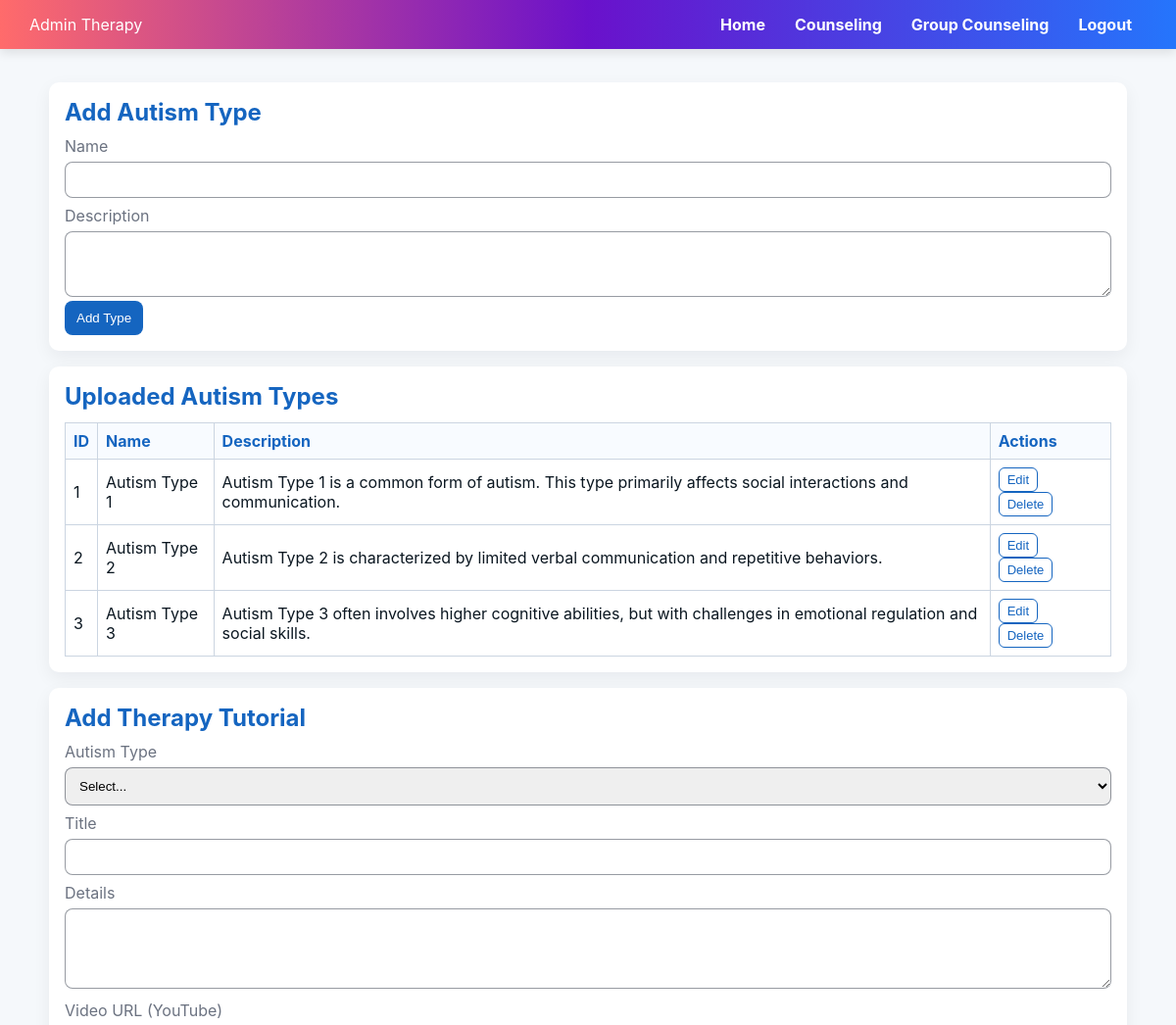
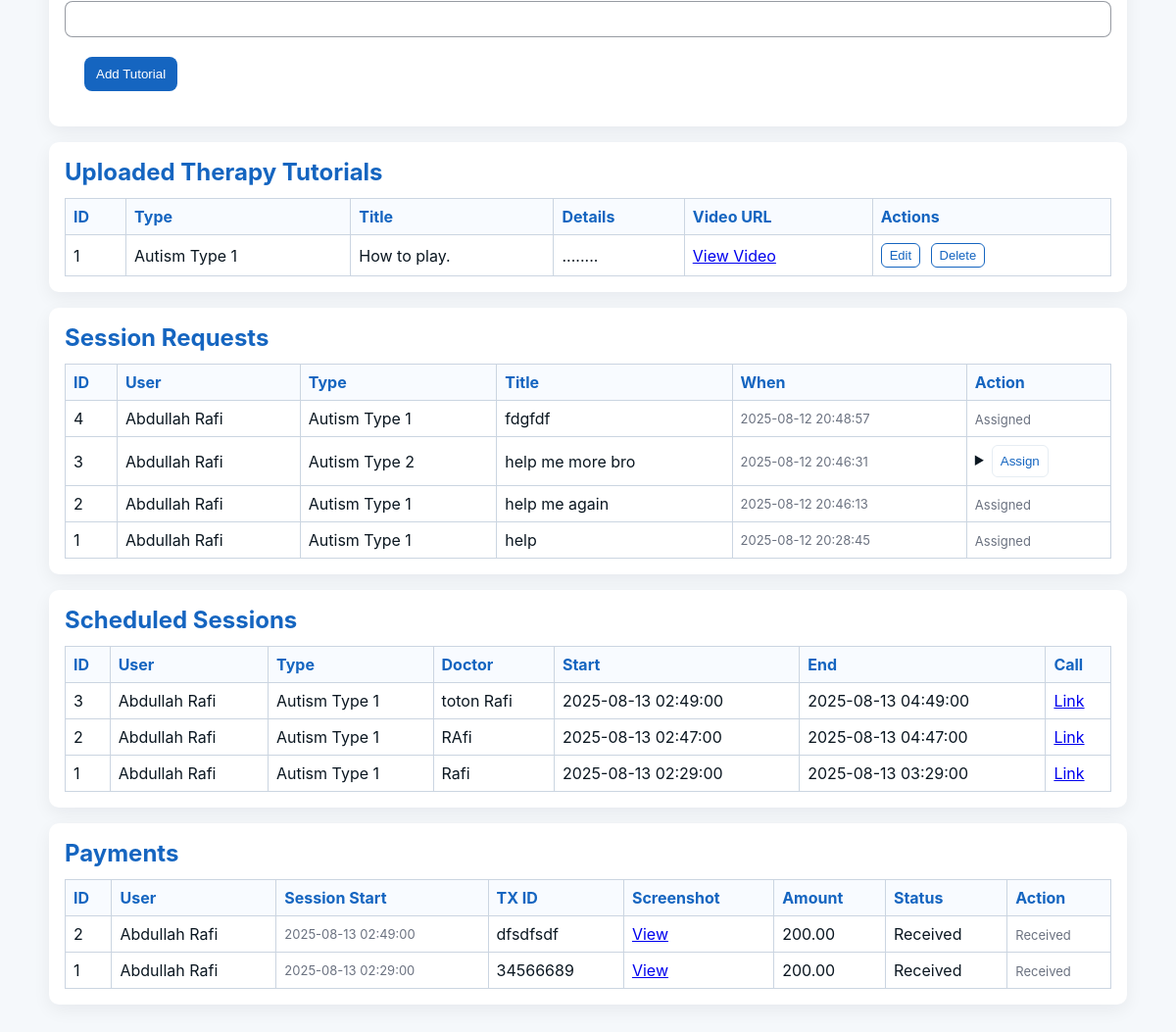
/admin_therapy.php (signed in), run on the app's committed database (2 pictures, top to bottom).
### tables this page shows
CREATE TABLE `therapy_autism_types` (
  `id` int(11) NOT NULL,
  `name` varchar(150) NOT NULL,
  `description` text DEFAULT NULL,
  `created_at` timestamp NOT NULL DEFAULT current_timestamp()
);

CREATE TABLE `therapy_tutorials` (
  `id` int(11) NOT NULL,
  `autism_type_id` int(11) NOT NULL,
  `title` varchar(255) NOT NULL,
  `details` text DEFAULT NULL,
  `video_url` varchar(500) NOT NULL,
  `created_at` timestamp NOT NULL DEFAULT current_timestamp()
);

CREATE TABLE `therapy_requests` (
  `id` int(11) NOT NULL,
  `user_id` int(11) NOT NULL,
  `autism_type_id` int(11) NOT NULL,
  `title` varchar(255) NOT NULL,
  `description` text DEFAULT NULL,
  `status` enum('Pending','Assigned','Cancelled','Paid','Completed') DEFAULT 'Pending',
  `created_at` timestamp NOT NULL DEFAULT current_timestamp()
);

CREATE TABLE `users` (
  `id` int(11) NOT NULL,
  `first_name` varchar(50) NOT NULL,
  `last_name` varchar(50) NOT NULL,
  `gender` enum('Male','Female') NOT NULL,
  `number_of_kids` int(11) NOT NULL,
  `email` varchar(100) NOT NULL,
  `phone` varchar(20) NOT NULL,
  `area` varchar(50) NOT NULL,
  `password` varchar(255) NOT NULL
);

CREATE TABLE `therapy_sessions` (
  `id` int(11) NOT NULL,
  `request_id` int(11) NOT NULL,
  `user_id` int(11) NOT NULL,
  `autism_type_id` int(11) NOT NULL,
  `doctor_name` varchar(255) DEFAULT NULL,
  `start_datetime` datetime NOT NULL,
  `end_datetime` datetime NOT NULL,
  `video_call_link` varchar(500) DEFAULT NULL,
  `bkash_number` varchar(50) DEFAULT NULL,
  `status` enum('Scheduled','Completed','Cancelled') DEFAULT 'Scheduled',
  `created_at` timestamp NOT NULL DEFAULT current_timestamp()
);

CREATE TABLE `therapy_payments` (
  `id` int(11) NOT NULL,
  `session_id` int(11) NOT NULL,
  `user_id` int(11) NOT NULL,
  `amount` decimal(10,2) NOT NULL DEFAULT 200.00,
  `tx_id` varchar(255) NOT NULL,
  `tx_screenshot_path` varchar(255) DEFAULT NULL,
  `status` enum('Pending','Received','Rejected') DEFAULT 'Pending',
  `uploaded_at` timestamp NOT NULL DEFAULT current_timestamp(),
  `received_at` timestamp NULL DEFAULT NULL
);

### admin_therapy.php (the view, shortened to what this page needs)
<?php
include 'db.php';
function esc($s){ return htmlspecialchars($s); }
$types = $conn->query("SELECT * FROM therapy_autism_types ORDER BY name")->fetch_all(MYSQLI_ASSOC);
$tutorials = $conn->query("SELECT tt.*, at.name AS autism_name FROM therapy_tutorials tt JOIN therapy_autism_types at ON tt.autism_type_id = at.id ORDER BY tt.created_at DESC")->fetch_all(MYSQLI_ASSOC);
$requests = $conn->query("SELECT r.*, u.first_name, u.last_name, at.name AS autism_name FROM therapy_requests r JOIN users u ON r.user_id = u.id JOIN therapy_autism_types at ON r.autism_type_id = at.id ORDER BY r.created_at DESC")->fetch_all(MYSQLI_ASSOC);
$sessions = $conn->query("SELECT s.*, u.first_name, u.last_name, at.name AS autism_name FROM therapy_sessions s JOIN users u ON s.user_id = u.id JOIN therapy_autism_types at ON s.autism_type_id = at.id ORDER BY s.start_datetime DESC")->fetch_all(MYSQLI_ASSOC);
$payments = $conn->query("SELECT p.*, u.first_name, u.last_name, s.start_datetime FROM therapy_payments p JOIN users u ON p.user_id = u.id JOIN therapy_sessions s ON p.session_id = s.id ORDER BY p.uploaded_at DESC")->fetch_all(MYSQLI_ASSOC);
?>
<!doctype html>
<html>
<head>
</head>
<body>
<div class="navbar">
        <span>Admin Therapy</span>
        <ul>
            <li><a href="admin_dashboard.php">Home</a></li>
            <li><a href="admin_counseling.php">Counseling</a></li>
            <li><a href="admin_group_counseling.php">Group Counseling</a></li>
            <li><a href="admin_logout.php">Logout</a></li>
        </ul>
    </div>
<div class="container">
<div class="card">
  <h2>Add Autism Type</h2>
  <form method="post">
    <label>Name</label><input name="name" required>
    <label>Description</label><textarea name="description" rows="3"></textarea>
    <button name="add_type" type="submit">Add Type</button>
  </form>
</div>
<div class="card">
  <h2>Uploaded Autism Types</h2>
  <?php if(count($types) === 0): ?>
    <p class="small">No autism types uploaded yet.</p>
  <?php else: ?>
    <table>
      <thead>
        <tr>
          <th>ID</th>
          <th>Name</th>
          <th>Description</th>
          <th>Actions</th>
        </tr>
      </thead>
      <tbody>
        <?php foreach($types as $t): ?>
          <tr>
            <td><?= $t['id'] ?></td>
            <td><?= esc($t['name']) ?></td>
            <td><?= esc($t['description']) ?></td>
            <td>
              <button class="edit-btn" onclick="openEditTypeModal(<?= $t['id'] ?>, '<?= esc(addslashes($t['name'])) ?>', '<?= esc(addslashes($t['description'])) ?>')">Edit</button>
              <form method="post" style="display:inline" onsubmit="return confirm('Delete this autism type?');">
                <button class="delete-btn" name="delete_type" type="submit">Delete</button>
              </form>
            </td>
          </tr>
        <?php endforeach; ?>
      </tbody>
    </table>
  <?php endif; ?>
</div>
<div class="card">
  <h2>Add Therapy Tutorial</h2>
  <form method="post">
    <label>Autism Type</label>
    <select name="autism_type_id" required>
      <option value="">Select...</option>
    </select>
    <label>Title</label><input name="title" required>
    <label>Details</label><textarea name="details" rows="4"></textarea>
    <label>Video URL (YouTube)</label><input name="video_url" required>
    <button name="add_tutorial" type="submit" style="margin:20px;">Add Tutorial</button>
  </form>
</div>
<div class="card">
  <h2>Uploaded Therapy Tutorials</h2>
  <?php if(count($tutorials) === 0): ?>
    <p class="small">No tutorials uploaded yet.</p>
  <?php else: ?>
    <table>
      <thead>
        <tr>
          <th>ID</th>
          <th>Type</th>
          <th>Title</th>
          <th>Details</th>
          <th>Video URL</th>
          <th>Actions</th>
        </tr>
      </thead>
      <tbody>
        <?php foreach($tutorials as $tut): ?>
          <tr>
            <td><?= $tut['id'] ?></td>
            <td><?= esc($tut['autism_name']) ?></td>
            <td><?= esc($tut['title']) ?></td>
            <td><?= esc($tut['details']) ?></td>
            <td><a href="<?= esc($tut['video_url']) ?>" target="_blank">View Video</a></td>
            <td>
              <button class="edit-btn" onclick="openEditTutorialModal(<?= $tut['id'] ?>, <?= $tut['autism_type_id'] ?>, '<?= esc(addslashes($tut['title'])) ?>', '<?= esc(addslashes($tut['details'])) ?>', '<?= esc(addslashes($tut['video_url'])) ?>')">Edit</button>
              <form method="post" style="display:inline" onsubmit="return confirm('Delete this tutorial?');">
                <button class="delete-btn" name="delete_tutorial" type="submit">Delete</button>
              </form>
            </td>
          </tr>
        <?php endforeach; ?>
      </tbody>
    </table>
  <?php endif; ?>
</div>
<div class="card">
  <h2>Session Requests</h2>
  <table>
    <thead><tr><th>ID</th><th>User</th><th>Type</th><th>Title</th><th>When</th><th>Action</th></tr></thead>
    <tbody>
      <?php foreach($requests as $r): ?>
        <tr>
          <td><?= $r['id'] ?></td>
          <td><?= esc($r['first_name'].' '.$r['last_name']) ?></td>
          <td><?= esc($r['autism_name']) ?></td>
          <td><?= esc($r['title']) ?></td>
          <td class="small"><?= $r['created_at'] ?></td>
          <td>
            <?php if($r['status']==='Pending'): ?>
              <details>
                <summary><button style="background:#fff;color:var(--blue);border:1px solid #e6edf3;padding:8px;border-radius:6px;cursor:pointer">Assign</button></summary>
              </details>
            <?php else: ?>
              <span class="small"><?= esc($r['status']) ?></span>
            <?php endif; ?>
          </td>
        </tr>
      <?php endforeach; ?>
    </tbody>
  </table>
</div>
<div class="card">
  <h2>Scheduled Sessions</h2>
  <table>
    <thead><tr><th>ID</th><th>User</th><th>Type</th><th>Doctor</th><th>Start</th><th>End</th><th>Call</th></tr></thead>
    <tbody>
      <?php foreach($sessions as $s): ?>
        <tr>
          <td><?= $s['id'] ?></td>
          <td><?= esc($s['first_name'].' '.$s['last_name']) ?></td>
          <td><?= esc($s['autism_name']) ?></td>
          <td><?= esc($s['doctor_name']) ?></td>
          <td><?= esc($s['start_datetime']) ?></td>
          <td><?= esc($s['end_datetime']) ?></td>
          <td><?php if($s['video_call_link']): ?><a href="<?= esc($s['video_call_link']) ?>" target="_blank">Link</a><?php else: echo 'N/A'; endif; ?></td>
        </tr>
      <?php endforeach; ?>
    </tbody>
  </table>
</div>
<div class="card">
  <h2>Payments</h2>
  <table>
    <thead><tr><th>ID</th><th>User</th><th>Session Start</th><th>TX ID</th><th>Screenshot</th><th>Amount</th><th>Status</th><th>Action</th></tr></thead>
    <tbody>
      <?php foreach($payments as $p): ?>
        <tr>
          <td><?= $p['id'] ?></td>
          <td><?= esc($p['first_name'].' '.$p['last_name']) ?></td>
          <td class="small"><?= esc($p['start_datetime']) ?></td>
          <td><?= esc($p['tx_id']) ?></td>
          <td><?= $p['tx_screenshot_path'] ? '<a href="'.esc($p['tx_screenshot_path']).'" target="_blank">View</a>' : 'N/A' ?></td>
          <td><?= esc($p['amount']) ?></td>
          <td><?= esc($p['status']) ?></td>
          <td>
            <?php if($p['status'] === 'Pending'): ?>
              <form method="post" style="display:inline"><input type="hidden" name="payment_id" value="<?= $p['id'] ?>"><button name="mark_received" type="submit">Mark Received</button></form>
              <form method="post" style="display:inline"><input type="hidden" name="payment_id" value="<?= $p['id'] ?>"><button name="reject_payment" type="submit">Reject</button></form>
            <?php else: ?>
              <span class="small"><?= esc($p['status']) ?></span>
            <?php endif; ?>
          </td>
        </tr>
      <?php endforeach; ?>
    </tbody>
  </table>
</div>
</div>
</body>
</html>

### admin_therapy.php (style rules this page uses)
:root { --blue:#1565C0;--muted:#6b7280 }
body { font-family:Inter,Segoe UI,Roboto,Arial;margin:0;background:#f5f8fb;color:#0b1721 }
.container { max-width:1100px;margin:18px auto;padding:16px }
.card { background:#fff;border-radius:10px;padding:16px;margin-bottom:16px;box-shadow:0 6px 18px rgba(16,24,40,.06) }
h2 { color:var(--blue);margin:0 0 10px }
label { display:block;margin-top:8px;color:var(--muted) }
input,textarea,select { width:100%;padding:10px;border:1px solid #e6edf3;border-radius:8px;margin-top:6px;box-sizing:border-box; border-color:rgba(16, 24, 40, 0.43); }
button { background:var(--blue);color:#fff;padding:10px 12px;border:none;border-radius:8px;cursor:pointer }
button.edit-btn, button.delete-btn { background: transparent; color: var(--blue); border: 1px solid var(--blue); padding: 4px 8px; border-radius: 6px; cursor: pointer; margin-right: 6px; font-size: 13px; }
table { width: 100%; border-collapse: collapse; margin-top: 12px; border: 1px solid #cbd5e1; }
th, td { padding: 8px; border: 1px solid #cbd5e1; text-align: left; }
th { background: #f8fbff; color: var(--blue); }
.small { font-size: 13px; color: var(--muted); }
.navbar { background: linear-gradient(90deg, #ff6b6b, #6a11cb, #2575fc); color: white; padding: 15px 30px; display: flex; justify-content: space-between; align-items: center; box-shadow: 0 4px 10px rgba(0,0,0,0.1); }
.navbar ul { list-style: none; margin: 0; padding: 0; display: flex; }
.navbar ul li { margin: 0 15px; }
.navbar ul li a { color: white; text-decoration: none; font-weight: bold; transition: color 0.3s; }

### data on the page
therapy_autism_types: id "1", name "Autism Type 1", description "Autism Type 1 is a common form of autism. This type primarily affects social interactions and communication."
therapy_autism_types: id "2", name "Autism Type 2", description "Autism Type 2 is characterized by limited verbal communication and repetitive behaviors."
therapy_autism_types: id "3", name "Autism Type 3", description "Autism Type 3 often involves higher cognitive abilities, but with challenges in emotional regulation and social skills."
therapy_tutorials: id "1", autism_type.name "Autism Type 1", title "How to play.", details "........"
therapy_requests: id "4", user.last_name "Abdullah Rafi", autism_type.name "Autism Type 1", title "fdgfdf", created_at "2025-08-12 20:48:57", status "Assigned"
therapy_requests: id "3", user.last_name "Abdullah Rafi", autism_type.name "Autism Type 2", title "help me more bro", created_at "2025-08-12 20:46:31"
therapy_requests: id "2", user.last_name "Abdullah Rafi", autism_type.name "Autism Type 1", title "help me again", created_at "2025-08-12 20:46:13", status "Assigned"
therapy_requests: id "1", user.last_name "Abdullah Rafi", autism_type.name "Autism Type 1", title "help", created_at "2025-08-12 20:28:45", status "Assigned"
therapy_sessions: id "3", user.last_name "Abdullah Rafi", autism_type.name "Autism Type 1", doctor_name "toton Rafi", start_datetime "2025-08-13 02:49:00", end_datetime "2025-08-13 04:49:00"
therapy_sessions: id "2", user.last_name "Abdullah Rafi", autism_type.name "Autism Type 1", doctor_name "RAfi", start_datetime "2025-08-13 02:47:00", end_datetime "2025-08-13 04:47:00"
therapy_sessions: id "1", user.last_name "Abdullah Rafi", autism_type.name "Autism Type 1", doctor_name "Rafi", start_datetime "2025-08-13 02:29:00", end_datetime "2025-08-13 03:29:00"
therapy_payments: id "2", user.last_name "Abdullah Rafi", session.start_datetime "2025-08-13 02:49:00", tx "dfsdfsdf", amount "200.00", status "Received"
therapy_payments: id "1", user.last_name "Abdullah Rafi", session.start_datetime "2025-08-13 02:29:00", tx "34566689", amount "200.00", status "Received"
